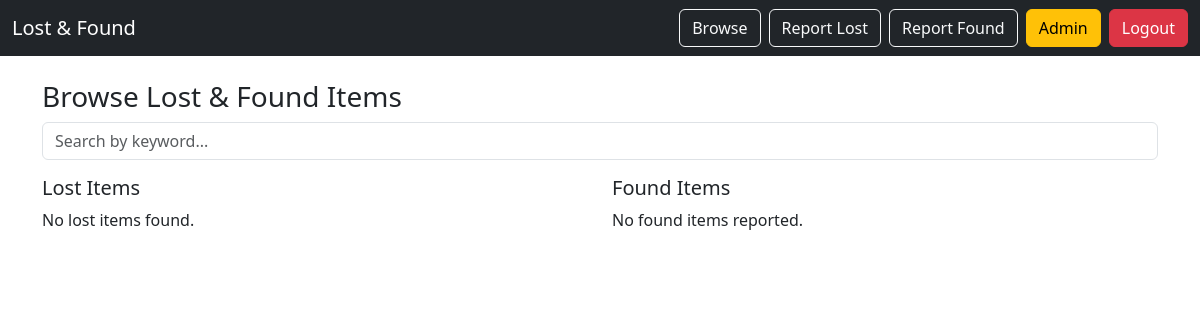
The app's page /items/ (signed in), older data.
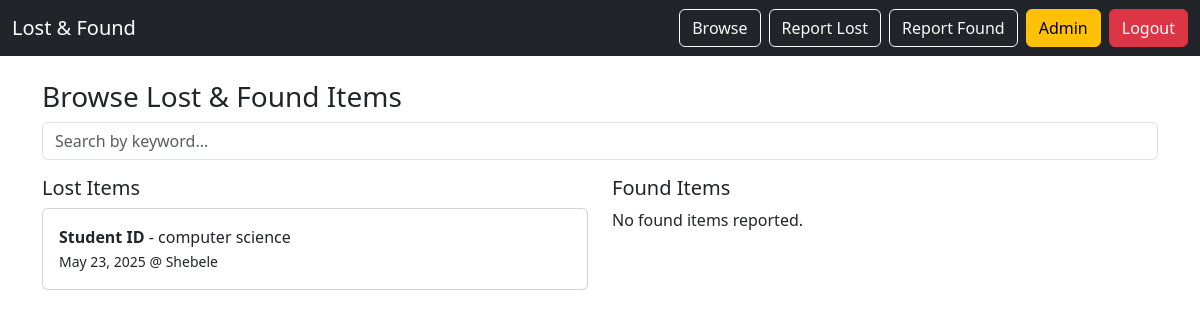
The same page, newer data.
### core/models.py (models this page shows)
class LostItem(models.Model):
    user = models.ForeignKey(User, on_delete=models.CASCADE)
    title = models.CharField(max_length=100)
    description = models.TextField()
    date_lost = models.DateField()
    location = models.CharField(max_length=100)
    contact_info = models.CharField(max_length=100)
    timestamp = models.DateTimeField(auto_now_add=True)

### core/views.py (the view)
@login_required
def item_list(request):
    query = request.GET.get('q', '')
    lost_items = LostItem.objects.filter(Q(title__icontains=query) | Q(description__icontains=query))
    found_items = FoundItem.objects.filter(Q(title__icontains=query) | Q(description__icontains=query))
    return render(request, 'item_list.html', {
        'lost_items': lost_items,
        'found_items': found_items,
        'query': query,
    })

### core/templates/item_list.html
{% extends 'base.html' %}
{% block content %}
<h3>Browse Lost & Found Items</h3>
<form method="get" class="mb-3">
    <input type="text" name="q" class="form-control" placeholder="Search by keyword..." value="{{ query }}">
</form>
<div class="row">
    <div class="col-md-6">
        <h5>Lost Items</h5>
        {% for item in lost_items %}
            <div class="card mb-2">
                <div class="card-body">
                    <strong>{{ item.title }}</strong> - {{ item.description }}<br>
                    <small>{{ item.date_lost }} @ {{ item.location }}</small>
                </div>
            </div>
        {% empty %}
            <p>No lost items found.</p>
        {% endfor %}
    </div>
    <div class="col-md-6">
        <h5>Found Items</h5>
        {% for item in found_items %}
            <div class="card mb-2">
                <div class="card-body">
                    <strong>{{ item.title }}</strong> - {{ item.description }}<br>
                    <small>{{ item.location }}</small><br>
                    {% if item.photo %}
                        <img src="{{ item.photo.url }}" width="100">
                    {% endif %}
                </div>
            </div>
        {% empty %}
            <p>No found items reported.</p>
        {% endfor %}
    </div>
</div>
{% endblock %}

Row changes from the older to the newer data that the page shows:
added LostItem: title "Student ID", description "computer science", date_lost "May 23, 2025", location "Shebele"
Text that changed along with them:
text no longer shown: "No lost items found."
